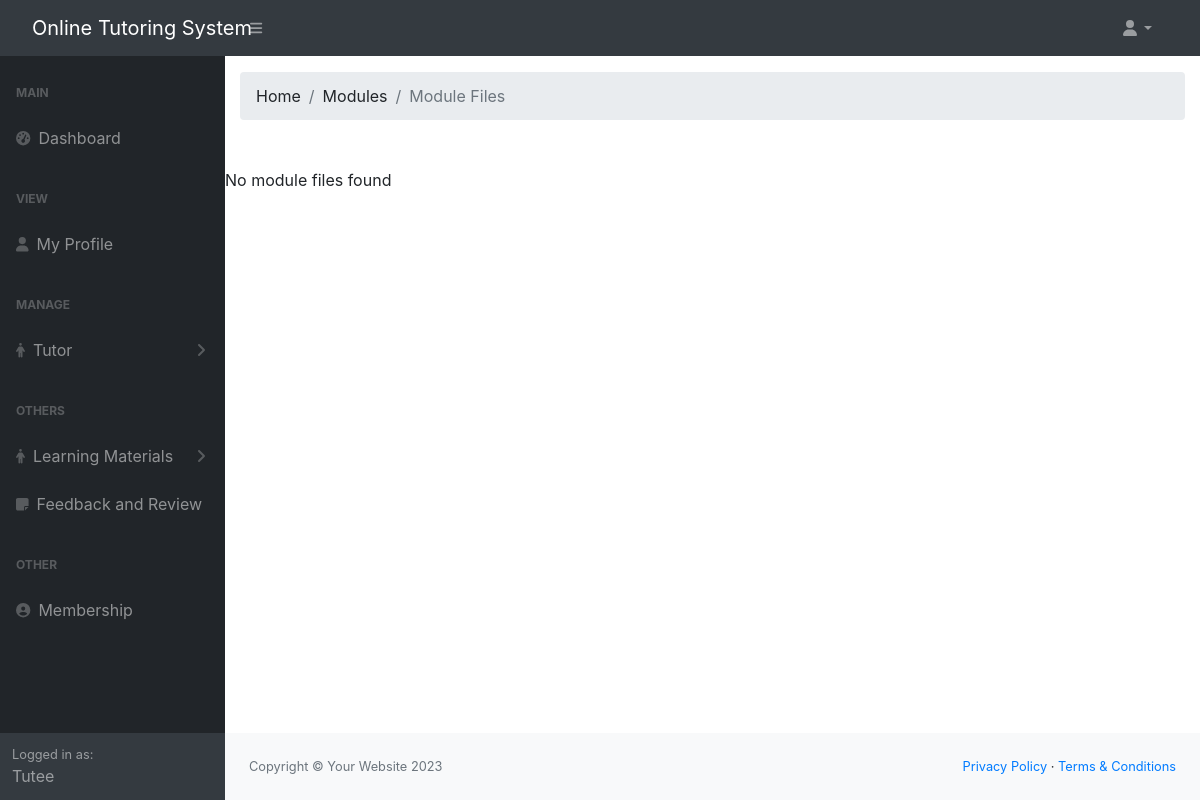
/tutee/module_files.php?id=30 (signed in), run on an earlier commit of the app's database.
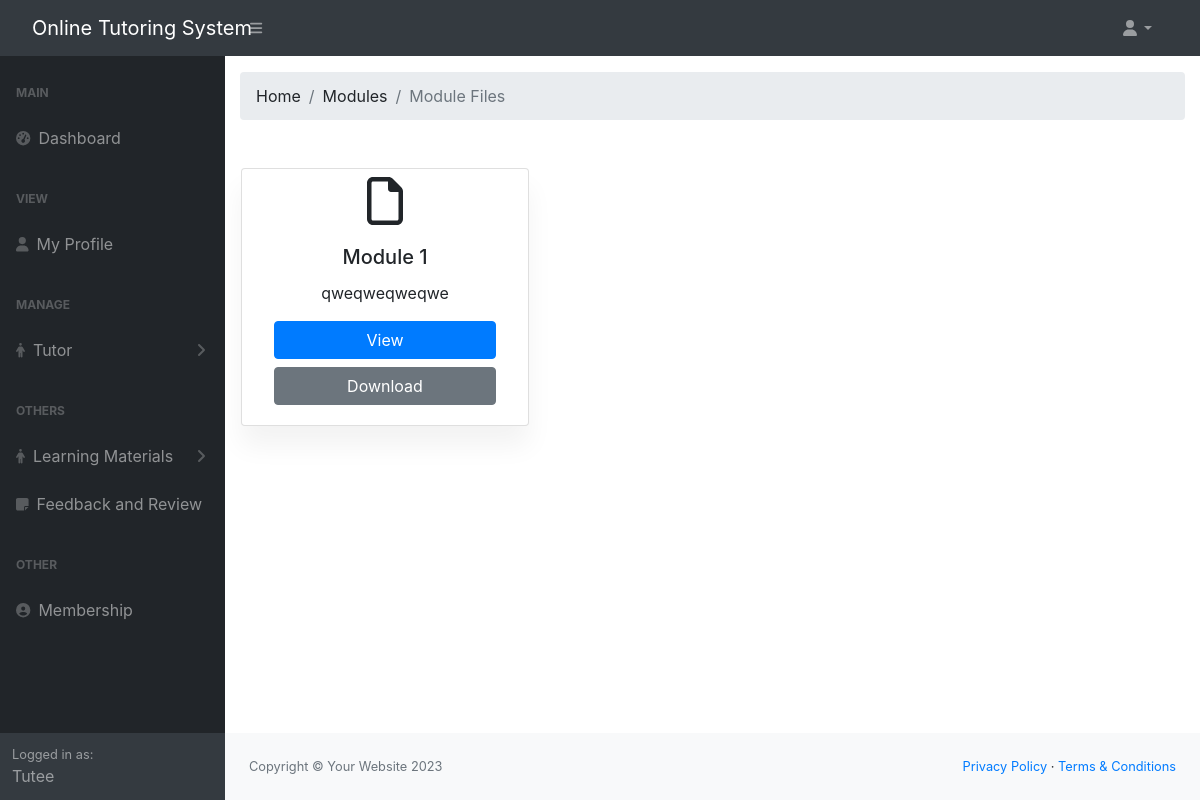
And on a later commit of the database.
### tables this page shows
CREATE TABLE `job_module_files` (
  `file_id` int(11) NOT NULL,
  `module_id` int(11) NOT NULL,
  `title` varchar(255) NOT NULL,
  `description` text NOT NULL,
  `status` varchar(255) NOT NULL DEFAULT 'Pending',
  `file_name` varchar(255) NOT NULL,
  `file_type` varchar(50) NOT NULL,
  `file_path` varchar(255) NOT NULL
);

### tutee/module_files.php (the view, shortened to what this page needs)
<?php
include('./includes/header.php');
include('./includes/topnav.php');
include('./includes/sidenav.php');
function getFileIcon($extension) {
    $iconMap = [
        'pdf' => 'far fa-file-pdf',
        'doc' => 'far fa-file-word',
        'docx' => 'far fa-file-word',
        'xls' => 'far fa-file-excel',
        'xlsx' => 'far fa-file-excel',
        'ppt' => 'far fa-file-powerpoint',
        'pptx' => 'far fa-file-powerpoint',
        'jpg' => 'far fa-file-image',
        'jpeg' => 'far fa-file-image',
        'png' => 'far fa-file-image',
        'gif' => 'far fa-file-image',
        'mp4' => 'far fa-file-video',
        'avi' => 'far fa-file-video',
    ];
    return $iconMap[strtolower($extension)] ?? 'far fa-file';
}
?>
<div class="container-fluid mt-3">
    <nav aria-label="breadcrumb" class="main-breadcrumb">
        <ol class="breadcrumb">
            <li class="breadcrumb-item"><a>Home</a></li>
            <li class="breadcrumb-item" aria-current="page">Modules</li>
            <li class="breadcrumb-item active" aria-current="page">Module Files</li>
        </ol>
    </nav>
</div>
<div class="container-fluid mt-5">
    <div class="row">
        <?php
        require '../admin/config/config.php';
        if (isset($_GET['id'])) {
            $id = $_GET['id'];
            $query = "SELECT * FROM `job_module_files` WHERE module_id = ?";
            $stmt = mysqli_prepare($con, $query);
            mysqli_stmt_bind_param($stmt, 's', $id);
            mysqli_stmt_execute($stmt);
            $result = mysqli_stmt_get_result($stmt);
            if (mysqli_num_rows($result) > 0) {
                while ($row = mysqli_fetch_array($result)) {
                    $fileExtension = pathinfo($row['file_type'], PATHINFO_EXTENSION);
                    $fileIcon = getFileIcon($fileExtension);
                ?>
                    <div class="card ml-3" style="width: 18rem;">
                        <i class="<?= $fileIcon ?> fa-3x mt-2"></i>
                        <div class="card-body text-center">
                            <h5 class="card-title"><?= $row['title'] ?></h5>
                            <p class="card-text"><?= $row['description'] ?></p>
                            <a href="#" class="btn btn-primary d-flex justify-content-center" onclick="viewFile('<?= $row['file_path'] ?>', '<?= $fileExtension ?>')">View</a>
                            <a href="<?= $row['file_path'] ?>" download class="btn btn-secondary d-flex justify-content-center mt-2">Download</a>
                        </div>
                    </div>
                <?php
                }
            } else {
                echo "No module files found";
            }
        } else {
            echo "Module ID not provided in the URL.";
        }
        ?>
    </div>
</div>
<?php
include('./includes/footer.php');
?>

What changed in the data, as far as the page shows it:
added job_module_files: title "Module 1", description "qweqweqweqwe"
Also different on the page:
text no longer shown: "No module files found"
